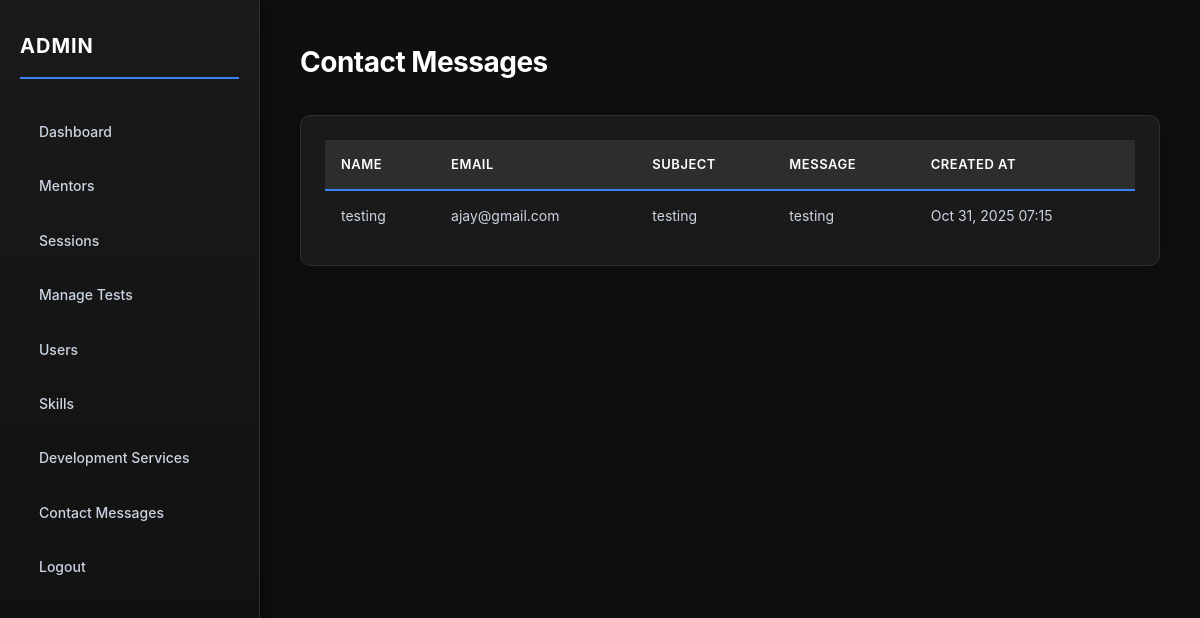
The page /contact-messages/ (signed in) on the database its author committed.
### main/models.py (models this page shows, shortened)
class ContactMessage(models.Model):
    name = models.CharField(max_length=100)
    email = models.EmailField()
    subject = models.CharField(max_length=150)
    message = models.TextField()
    created_at = models.DateTimeField(auto_now_add=True)
    class Meta:
        ordering = ['-created_at']

### main/views.py (the view)
# urls.py: path('contact-messages/',views.contact_messages_view,name="contact_messages"),
@staff_required
def contact_messages_view(request):
    messages = ContactMessage.objects.all()
    return render(request, 'admin/contact_messages.html', {'messages': messages})

### main/views.py (called while the page is built)
def staff_required(view_func):
    return login_required(user_passes_test(lambda u: u.is_staff)(view_func))

### templates/admin/contact_messages.html (shortened to what this page needs)
<!DOCTYPE html>
<html lang="en">
<head>
    {% load static %}
    <link rel="stylesheet" type="text/css" href="{% static 'css/admin.css' %}">
</head>
<body>
    <div class="layout">
        {% include 'admin/partials/sidebar.html' %}
        <main class="content">
        <h1>Contact Messages</h1>
        {% if messages %}
        <div class="section">
            <table>
                <thead>
                    <tr>
                        <th>Name</th>
                        <th>Email</th>
                        <th>Subject</th>
                        <th>Message</th>
                        <th>Created At</th>
                    </tr>
                </thead>
                <tbody>
                    {% for msg in messages %}
                    <tr>
                        <td>{{ msg.name }}</td>
                        <td>{{ msg.email }}</td>
                        <td>{{ msg.subject }}</td>
                        <td>{{ msg.message|truncatewords:20 }}</td>
                        <td>{{ msg.created_at|date:"M d, Y H:i" }}</td>
                    </tr>
                    {% endfor %}
                </tbody>
            </table>
        </div>
        {% else %}
        <div class="empty-state">
            <h3>No Contact Messages</h3>
            <p>There are no contact messages yet.</p>
        </div>
        {% endif %}
        </main>
    </div>
</body>
</html>

### static/css/admin.css (style rules this page uses)
* { margin: 0; padding: 0; box-sizing: border-box; }
body { font-family: -apple-system, BlinkMacSystemFont, 'Segoe UI', Roboto, Oxygen, Ubuntu, Cantarell, sans-serif; background: #0f0f0f; color: #e5e7eb; line-height: 1.6; }
.layout { display: flex; min-height: 100vh; gap: 0; }
.content { flex: 1; margin-left: 260px; padding: 40px; background: #0f0f0f; }
.content h1 { color: #ffffff; font-size: 28px; margin-bottom: 30px; font-weight: 700; letter-spacing: -0.5px; }
.section { background: #1a1a1a; padding: 24px; border-radius: 10px; border: 1px solid #2d2d2d; margin-bottom: 20px; box-shadow: 0 4px 20px rgba(0, 0, 0, 0.3); }
table { width: 100%; border-collapse: collapse; }
thead { background: #2d2d2d; border-bottom: 2px solid #3b82f6; }
th { padding: 14px 16px; text-align: left; color: #ffffff; font-weight: 600; font-size: 13px; text-transform: uppercase; letter-spacing: 0.5px; }
td { padding: 14px 16px; border-bottom: 1px solid #2d2d2d; color: #cbd5e1; font-size: 14px; }
tbody tr { transition: all 0.2s ease; }
tbody tr:last-child td { border-bottom: none; }

### rows shown on the page
ContactMessage: name "testing", email "ajay@gmail.com", subject "testing", message "testing", created_at "Oct 31, 2025 07:15"
